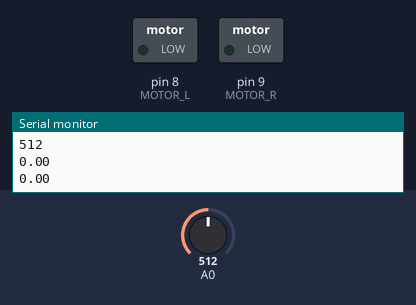
Recording of a sketch running on a simulated Arduino Uno, built with avr-gcc and run on an emulated ATmega328P. Parts: switched loads named in the sketch (green lamp = pin HIGH), the last lines printed to the serial monitor. Inputs (shaded band) come from the test bench; at power-on: A0 = 512.

Above: at 1.2 s.
1.3 s: A0 set to 213
2.8 s: A0 set to 188
At 3.7 s:
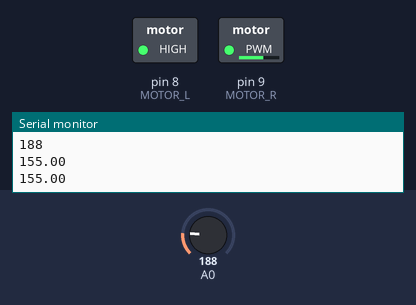
Timing chart, 0 to 5.8 s (numbered marks = the images above; inputs shaded):
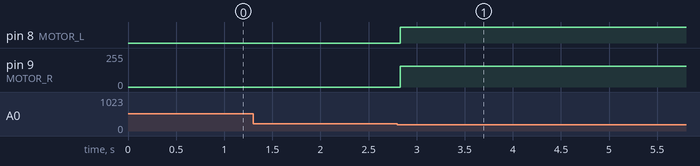

Measured:
- the behaviour switches between 201 and 200 on A0 (found by bisection; images 0 and 1)
- after the input at 2.8 s, pin 8 (MOTOR_L): LOW → HIGH at once; pin 9 (MOTOR_R): 0/255 → 155/255 at once

The sketch:

SensorFogoVel.ino
```cpp
#define MOTOR_L  8
#define MOTOR_R 9

typedef struct motor
{
  float vel;
  int maxVel;
  int minVel;
};

typedef struct motor Motor;

Motor leftMotor = { 155, 255, 120 }; // Motor nomeMotor = { velocidade, velocidadeMaxima, velocidadeMinima }
Motor rightMotor = { 155, 255, 130 };

void fogo (int f)
{
  if (f>200)
  {
    rightMotor.vel = 0;
    leftMotor.vel = 0;
  }
  else
  {
    rightMotor.vel = 155;
    leftMotor.vel = 155;
  }
}

void setup()
{
     pinMode (MOTOR_R, OUTPUT);
     pinMode (MOTOR_L, OUTPUT);
     Serial.begin(9600);
}
void loop()
{

     int FlameSensor = analogRead(A0);

     fogo(FlameSensor);
     analogWrite( MOTOR_R, rightMotor.vel );
     analogWrite( MOTOR_L, leftMotor.vel );

     Serial.println(FlameSensor);
     Serial.println(rightMotor.vel);
     Serial.println(leftMotor.vel);

      delay(100);
}
```
